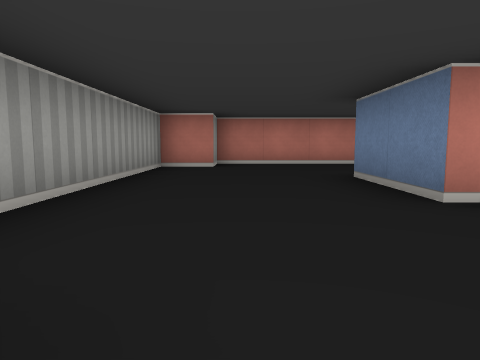
[1] (above)

16 first-person views from a walk through a cub3D ray-caster map. The camera is about half as high as the walls, tilts 6° down and sees 70° across. The floor is counted in squares. Each view is taken from the middle of a square. On the plan, view 1 faces up. The plan holds only what a view shows up to about 9 squares ahead; the rest is blank.

[2]
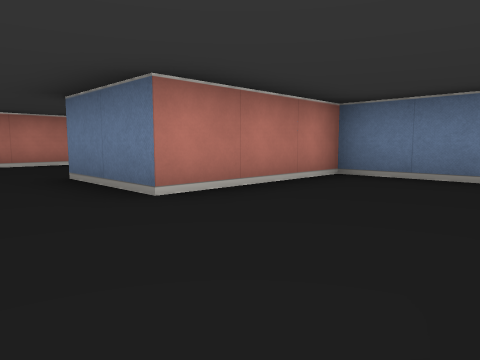

[3]
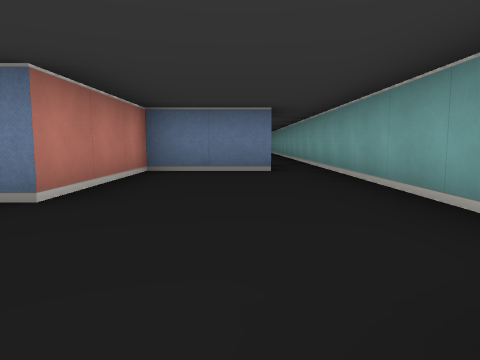

[4]
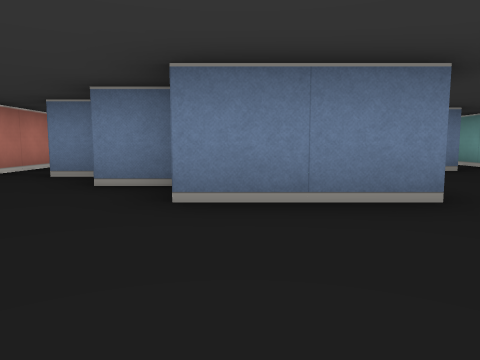

[5]
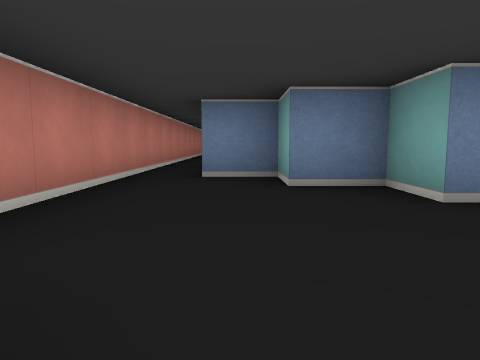

[6]
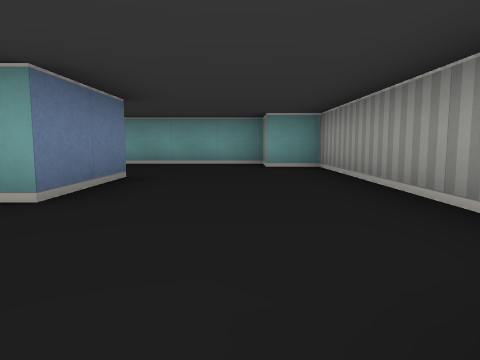

[7]
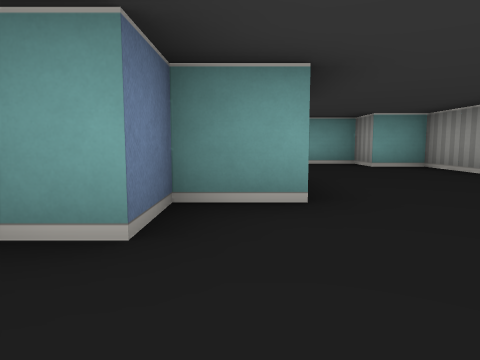

[8]
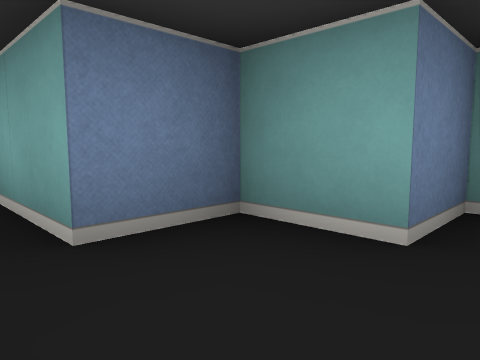

[9]
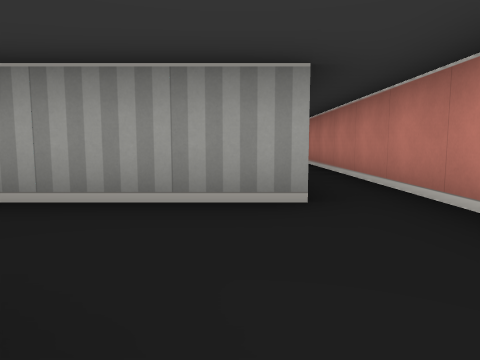

[10]
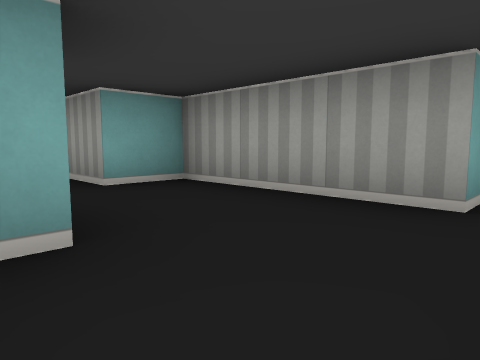

[11]
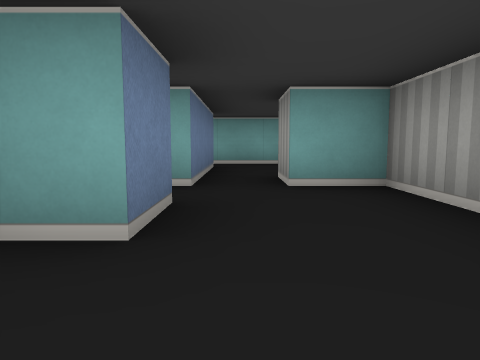

[12]
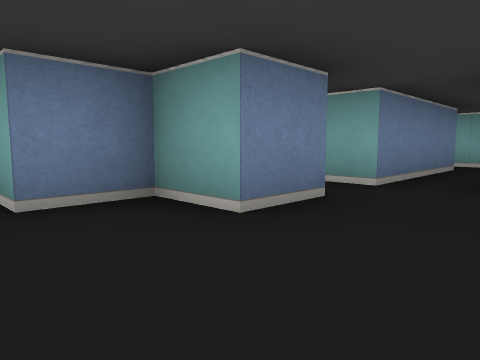

[13]
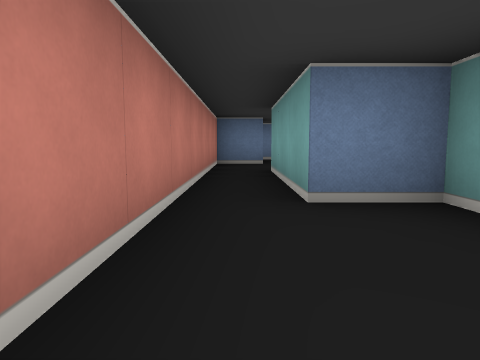

[14]
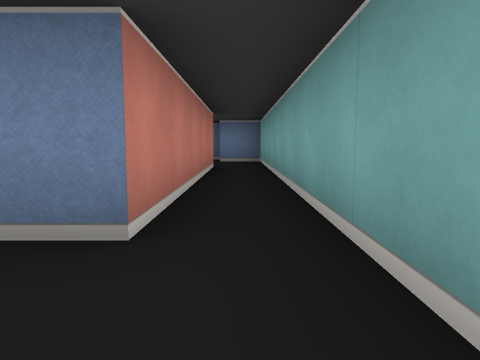

[15]
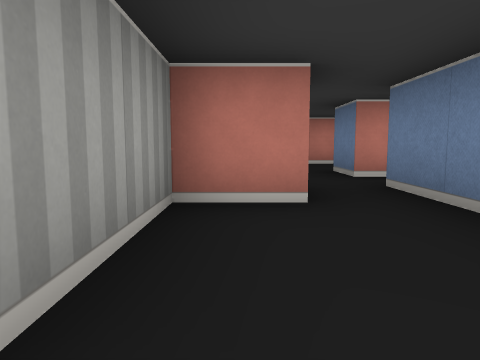

[16]
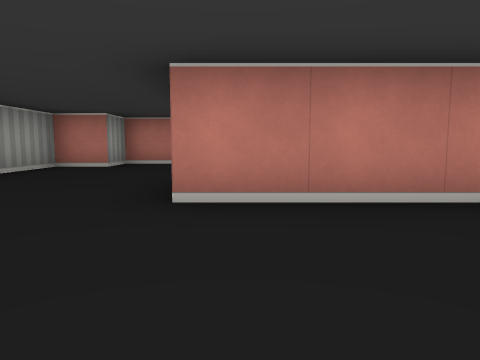

### Floor plan
Points are (right, up) in squares from view 1. A wall is a line through its corners. A room is listed if a view was taken in it or the views show most of it. See-through windows are left out.
Room 1 (views 1, 2, 3, 4, 5, 6, 7, 8, 16)
walls: (4.5, 0.4) (4.5, 2.5) (1.5, 2.5) (1.5, 4.5) (2.5, 4.5) (2.5, 5.5) (3.5, 5.5) (3.5, 6.5) (6.5, 6.5); (6.5, 7.5) (-0.5, 7.5) (-0.5, 6.5) (-1.5, 6.5) (-1.5, 0.5) (-0.5, 0.5) (-0.5, -0.5) (6.5, -0.5)
ways out: opening at (7, 7) to room 2; opening at (5.5, 0) to room 3
Room 2 (views 9, 10, 11, 12, 13)
walls: (9, 4.5) (8.5, 4.5) (8.5, 5.5) (9.5, 5.5) (9.5, 6.5) (12.5, 6.5); (6.5, 6.5) (6.5, 3.5) (7.5, 3.5) (7.5, 2.5); (8.5, 2.5) (8.5, 3.5) (9.1, 3.5); (12.5, 7.5) (6.5, 7.5)
ways out: opening at (7, 7) to room 1; opening at (8, 3) to room 3; opening at (12, 7)
Room 3 (views 14, 15)
walls: (6.5, -0.5) (13.5, -0.5); (7.5, 2.5) (6.5, 2.5) (6.5, 0.6); (13.5, 0.5) (8.5, 0.5) (8.5, 2.5)
ways out: opening at (5.5, 0) to room 1; opening at (8, 3) to room 2; opening at (14, 0)

Positions as (right, up) in squares from view 1, and headings:
1: (0, 0), facing up
2: (0, 0), facing up-right
3: (-1, 1), facing right
4: (-1, 4), facing right
5: (-1, 6), facing right
6: (0, 7), facing down
7: (2, 7), facing down
8: (2, 7), facing down-right
9: (9, 6), facing left
10: (9, 7), facing down-left
11: (8, 7), facing down
12: (7, 7), facing down-right
13: (7, 7), facing right
14: (7, 0), facing right
15: (7, 0), facing up
16: (2, 0), facing up
